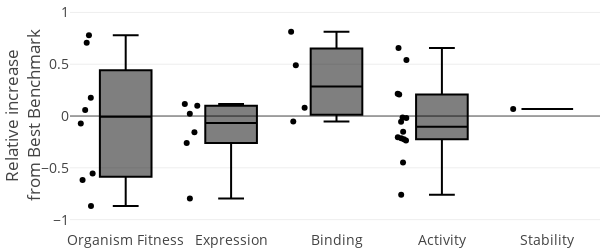
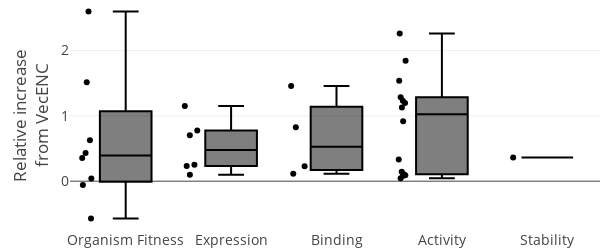
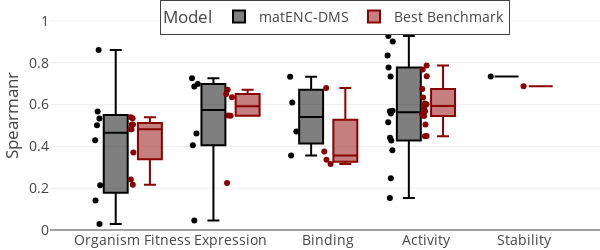
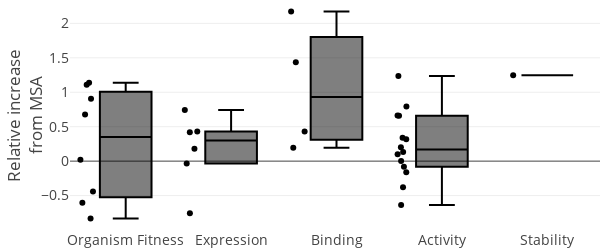

Notebook source saved alongside these figures, in order:
### Markdown cell above
# Plots per protein DMS

### Code cell
root_dir = "../lightning_logs_new"
all_exp_name = ["matENCDMS" ] + ["matVAEMOG1", "VecDMS"]
thescore = "spearmanr"
comparison_methods = ["TranceptEVE", "GEMME"]   ###'GEMME', 'Tranception', 'TranceptEVE', 'Site-Independent','EVmutation',

dfout, all_models, df_benchmark, dfours= read_benchmark(thescore, comparison_methods, all_exp_name, root_dir, our_best=False)

dfout = pd.concat([dfout, groupnames], axis=1)
dfout["matENC-DMS"] = dfout["matENCDMS"]#dfout[all_exp_name[:3]].max(1)
dfout["rel_increase_best_model"] = (dfout["matENC-DMS"] - dfout["Best Benchmark"]) / dfout["Best Benchmark"]
dfout["rel_increase_msa"] = (dfout["matENC-DMS"] - dfout["matVAEMOG1"]) / dfout["matVAEMOG1"]
dfout["rel_increase_enc"] = (dfout["matENC-DMS"] - dfout["VecDMS"]) / dfout["VecDMS"]

D = []
compare_models = comparison_methods + ["Best Benchmark", "minEVE"]
compare_models = ["Best Benchmark", "minEVE"]
compare_models = ["Best Benchmark", "TranceptEVE", "minEVE"]
compare_models = ["matENC-DMS","Best Benchmark"]

for modelname in compare_models:
    dmodel = dfout[[modelname, "rel_increase_best_model", "rel_increase_msa","rel_increase_enc"] + extra_cols].copy()
    
    dmodel["modelname"] = modelname
    dmodel.reset_index(inplace=True)
    dmodel.rename(columns={modelname: "Score"}, inplace=True)
    D.append(dmodel)

Dconcat = pd.concat(D)
Dconcat = Dconcat[~np.isin(Dconcat["annotation"],["other human","Virus","Prokaryote","Eukaryote"])]

figsize = {"height": 250, "width": 600}
Dconcat["coarse_selection_type"].replace({"OrganismalFitness": "Organism Fitness"},inplace=True)
Dconcat["annotation"].replace({"drug target": "Drug target"},inplace=True)

for xname in ["coarse_selection_type","annotation"]:
    fig = px.box(Dconcat[Dconcat["modelname"]=="matENC-DMS"], x=[xname], y="rel_increase_best_model", 
               color="modelname", template="none", points="all", hover_data=["Score", "index"], color_discrete_sequence=["black","darkred"]
                )
    
    fig.update_layout(
        title="",
        xaxis_title="",showlegend=False,
        yaxis_title="Relative increase<br>from Best Benchmark",**figsize,font=dict(size=14),
        margin=dict(t=0,r=0,b=20,l=70)
    )
    fig.update_yaxes(range=[-1.1, 1.12], autorange=False)
    #fig.show()
    if save:
        fig.write_image("relative_increase_best_model_per_{}.pdf".format(xname))
    fig.show()
    
    fig = px.box(Dconcat[Dconcat["modelname"]=="matENC-DMS"], x=[xname], y="rel_increase_enc", 
               color="modelname", template="none", points="all", hover_data=["Score", "index"], color_discrete_sequence=["black","darkred"]
                )
    
    fig.update_layout(
        title="",
        xaxis_title="",showlegend=False,
        yaxis_title="Relative increase<br>from VecENC",**figsize,font=dict(size=14),
        margin=dict(t=0,r=0,b=20,l=70)
    )
    #fig.update_yaxes(range=[-1.1, 1.12], autorange=False)
    
    if save:
        fig.write_image("relative_increase_enc_per_{}.pdf".format(xname))
    fig.show()
    
    fig = px.box(Dconcat, x=[xname], y="Score", 
                   color="modelname", template="none", points="all",
                hover_data=["Score", "index"], color_discrete_sequence=["black","darkred"],
                 labels={'modelname': 'Model'}
                )
    fig.update_layout(
        title="",
        xaxis_title="",
        yaxis_title="Spearmanr",**figsize,font=dict(size=14),margin=dict(t=0,r=0,b=20,l=50),
         legend=dict(yanchor="top",y=1,xanchor="left",x=0.2,orientation="h",borderwidth=1)
    )
    fig.update_yaxes(range=[0, 1.1], autorange=False)
    fig.update_xaxes(tickangle=0)

    
    if save:
        fig.write_image("indivlatenttodms_per_{}.pdf".format(xname))
    fig.show()
    fig = px.box(Dconcat[Dconcat["modelname"]=="matENC-DMS"], x=[xname], y="rel_increase_msa", 
               color="modelname", template="none", points="all", hover_data=["Score", "index"], color_discrete_sequence=["black"]
                )
    
    fig.update_layout(
        title="",
        xaxis_title="",showlegend=False,
        yaxis_title="Relative increase<br>from MSA",**figsize,font=dict(size=14),margin=dict(t=0,r=0,b=20,l=70)
    )
    #fig.update_yaxes(range=[-1, 1.65], autorange=False)
    fig.show()
    if save:
        fig.write_image("relative_increase_MSA_per_{}.pdf".format(xname))
    fig.show()

### Figure 1 — Plotly figure (JSON) as saved in the notebook; plotly's stock layout.template omitted (floating-point values rounded to 4 significant figures)
{"data": [{"alignmentgroup": "True", "boxpoints": "all", "customdata": [[0.02881, "SCN5A_HUMAN_Glazer_2019"], [0.0459, "KCNE1_HUMAN_Muhammad_2023_expression"], [0.4289, "MK01_HUMAN_Brenan_2016"], [0.4709, "CD19_HUMAN_Klesmith_2019_FMC_singles"], [0.6094, "ACE2_HUMAN_Chan_2020"], [0.1416, "TPK1_HUMAN_Weile_2017"], [0.3565, "CCR5_HUMAN_Gill_2023"], [0.2475, "VKOR1_HUMAN_Chiasson_2020_activity"], [0.3816, "PAI1_HUMAN_Huttinger_2021"], [0.5672, "MTHR_HUMAN_Weile_2021"], [0.2144, "RAF1_HUMAN_Zinkus-Boltz_2019"], [0.5329, "TPOR_HUMAN_Bridgford_2020"], [0.8603, "SRC_HUMAN_Nguyen_2022"], [0.8349, "SRC_HUMAN_Chakraborty_2023_binding-DAS_25uM"], [null, "BRCA2_HUMAN_Erwood_2022_HEK293T"], [0.5007, "BRCA1_HUMAN_Findlay_2018"], [0.4279, "ADRB2_HUMAN_Jones_2020"], [0.4615, "TPMT_HUMAN_Matreyek_2018"], [0.4059, "VKOR1_HUMAN_Chiasson_2020_abundance"], [0.4409, "KCNH2_HUMAN_Kozek_2020"], [0.5574, "SC6A4_HUMAN_Young_2021"], [0.9012, "SRC_HUMAN_Ahler_2019"], [0.5678, "MET_HUMAN_Estevam_2023"], [0.7344, "S22A1_HUMAN_Yee_2023_activity"], [0.1528, "KCNE1_HUMAN_Muhammad_2023_function"], [0.6985, "CP2C9_HUMAN_Amorosi_2021_abundance"], [0.7254, "S22A1_HUMAN_Yee_2023_abundance"], [0.6864, "NUD15_HUMAN_Suiter_2020"], [0.5152, "OTC_HUMAN_Lo_2023"], [0.7327, "CP2C9_HUMAN_Amorosi_2021_activity"], [0.7341, "FKBP3_HUMAN_Rocklin_2023_2KFV"], [0.5707, "NPC1_HUMAN_Erwood_2022_HEK293T"], [0.9274, "PPARG_HUMAN_Majithia_2016"], [0.7767, "NPC1_HUMAN_Erwood_2022_RPE1"]], "hovertemplate": "modelname=matENC-DMS<br>value=%{x}<br>rel_increase_best_model=%{y}<br>Score=%{customdata[0]}<br>index=%{customdata[1]}<extra></extra>", "legendgroup": "matENC-DMS", "marker": {"color": "black"}, "name": "matENC-DMS", "notched": false, "offsetgroup": "matENC-DMS", "orientation": "v", "showlegend": true, "type": "box", "x": ["Organism Fitness", "Expression", "Organism Fitness", "Binding", "Binding", "Organism Fitness", "Binding", "Activity", "Activity", "Organism Fitness", "Organism Fitness", "Organism Fitness", "Organism Fitness", "Activity", "Organism Fitness", "Organism Fitness", "Activity", "Expression", "Expression", "Activity", "Activity", "Activity", "Activity", "Activity", "Activity", "Expression", "Expression", "Expression", "Activity", "Binding", "Stability", "Activity", "Activity", "Activity"], "x0": " ", "xaxis": "x", "y": [-0.8672, -0.796, 0.7797, 0.4902, 0.8137, -0.6183, -0.05196, -0.4476, -0.152, 0.1768, -0.5552, 0.05743, 0.707, 0.6566, null, -0.07098, -0.215, -0.1564, -0.2593, -0.2042, -0.01865, 0.5404, -0.05518, 0.2139, -0.7589, 0.09993, 0.116, 0.02301, -0.2356, 0.07908, 0.06854, -0.2236, 0.2075, -0.01306], "y0": " ", "yaxis": "y"}], "layout": {"boxmode": "group", "font": {"size": 14}, "height": 250, "legend": {"title": {"text": "modelname"}, "tracegroupgap": 0}, "margin": {"b": 20, "l": 70, "r": 0, "t": 0}, "showlegend": false, "title": {"text": ""}, "width": 600, "xaxis": {"anchor": "y", "autorange": true, "domain": [0, 1], "range": [-0.5285, 4.5], "title": {"text": ""}, "type": "category"}, "yaxis": {"anchor": "x", "autorange": false, "domain": [0, 1], "range": [-1.1, 1.12], "title": {"text": "Relative increase<br>from Best Benchmark"}, "type": "linear"}}}

### Figure 2 — Plotly figure (JSON) as saved in the notebook; plotly's stock layout.template omitted (floating-point values rounded to 4 significant figures)
{"data": [{"alignmentgroup": "True", "boxpoints": "all", "customdata": [[0.02881, "SCN5A_HUMAN_Glazer_2019"], [0.0459, "KCNE1_HUMAN_Muhammad_2023_expression"], [0.4289, "MK01_HUMAN_Brenan_2016"], [0.4709, "CD19_HUMAN_Klesmith_2019_FMC_singles"], [0.6094, "ACE2_HUMAN_Chan_2020"], [0.1416, "TPK1_HUMAN_Weile_2017"], [0.3565, "CCR5_HUMAN_Gill_2023"], [0.2475, "VKOR1_HUMAN_Chiasson_2020_activity"], [0.3816, "PAI1_HUMAN_Huttinger_2021"], [0.5672, "MTHR_HUMAN_Weile_2021"], [0.2144, "RAF1_HUMAN_Zinkus-Boltz_2019"], [0.5329, "TPOR_HUMAN_Bridgford_2020"], [0.8603, "SRC_HUMAN_Nguyen_2022"], [0.8349, "SRC_HUMAN_Chakraborty_2023_binding-DAS_25uM"], [null, "BRCA2_HUMAN_Erwood_2022_HEK293T"], [0.5007, "BRCA1_HUMAN_Findlay_2018"], [0.4279, "ADRB2_HUMAN_Jones_2020"], [0.4615, "TPMT_HUMAN_Matreyek_2018"], [0.4059, "VKOR1_HUMAN_Chiasson_2020_abundance"], [0.4409, "KCNH2_HUMAN_Kozek_2020"], [0.5574, "SC6A4_HUMAN_Young_2021"], [0.9012, "SRC_HUMAN_Ahler_2019"], [0.5678, "MET_HUMAN_Estevam_2023"], [0.7344, "S22A1_HUMAN_Yee_2023_activity"], [0.1528, "KCNE1_HUMAN_Muhammad_2023_function"], [0.6985, "CP2C9_HUMAN_Amorosi_2021_abundance"], [0.7254, "S22A1_HUMAN_Yee_2023_abundance"], [0.6864, "NUD15_HUMAN_Suiter_2020"], [0.5152, "OTC_HUMAN_Lo_2023"], [0.7327, "CP2C9_HUMAN_Amorosi_2021_activity"], [0.7341, "FKBP3_HUMAN_Rocklin_2023_2KFV"], [0.5707, "NPC1_HUMAN_Erwood_2022_HEK293T"], [0.9274, "PPARG_HUMAN_Majithia_2016"], [0.7767, "NPC1_HUMAN_Erwood_2022_RPE1"]], "hovertemplate": "modelname=matENC-DMS<br>value=%{x}<br>rel_increase_enc=%{y}<br>Score=%{customdata[0]}<br>index=%{customdata[1]}<extra></extra>", "legendgroup": "matENC-DMS", "marker": {"color": "black"}, "name": "matENC-DMS", "notched": false, "offsetgroup": "matENC-DMS", "orientation": "v", "showlegend": true, "type": "box", "x": ["Organism Fitness", "Expression", "Organism Fitness", "Binding", "Binding", "Organism Fitness", "Binding", "Activity", "Activity", "Organism Fitness", "Organism Fitness", "Organism Fitness", "Organism Fitness", "Activity", "Organism Fitness", "Organism Fitness", "Activity", "Expression", "Expression", "Activity", "Activity", "Activity", "Activity", "Activity", "Activity", "Expression", "Expression", "Expression", "Activity", "Binding", "Stability", "Activity", "Activity", "Activity"], "x0": " ", "xaxis": "x", "y": [-0.5713, 0.2333, 2.598, 0.825, 0.1129, 0.6258, 1.458, 0.08409, 1.536, 1.516, -0.05808, 0.4301, 0.03958, 0.1457, null, 0.3555, 1.232, 1.15, 0.7044, 0.3333, 1.845, 0.04531, 1.128, 0.1071, 1.284, 0.2514, 0.09853, 0.7761, 2.261, 0.2287, 0.3636, 0.9193, 1.196, 0.08985], "y0": " ", "yaxis": "y"}], "layout": {"boxmode": "group", "font": {"size": 14}, "height": 250, "legend": {"title": {"text": "modelname"}, "tracegroupgap": 0}, "margin": {"b": 20, "l": 70, "r": 0, "t": 0}, "showlegend": false, "title": {"text": ""}, "width": 600, "xaxis": {"anchor": "y", "autorange": true, "domain": [0, 1], "range": [-0.5285, 4.5], "title": {"text": ""}, "type": "category"}, "yaxis": {"anchor": "x", "autorange": true, "domain": [0, 1], "range": [-0.7473, 2.774], "title": {"text": "Relative increase<br>from VecENC"}, "type": "linear"}}}

### Figure 3 — Plotly figure (JSON) as saved in the notebook; plotly's stock layout.template omitted (floating-point values rounded to 4 significant figures)
{"data": [{"alignmentgroup": "True", "boxpoints": "all", "customdata": [["SCN5A_HUMAN_Glazer_2019"], ["KCNE1_HUMAN_Muhammad_2023_expression"], ["MK01_HUMAN_Brenan_2016"], ["CD19_HUMAN_Klesmith_2019_FMC_singles"], ["ACE2_HUMAN_Chan_2020"], ["TPK1_HUMAN_Weile_2017"], ["CCR5_HUMAN_Gill_2023"], ["VKOR1_HUMAN_Chiasson_2020_activity"], ["PAI1_HUMAN_Huttinger_2021"], ["MTHR_HUMAN_Weile_2021"], ["RAF1_HUMAN_Zinkus-Boltz_2019"], ["TPOR_HUMAN_Bridgford_2020"], ["SRC_HUMAN_Nguyen_2022"], ["SRC_HUMAN_Chakraborty_2023_binding-DAS_25uM"], ["BRCA2_HUMAN_Erwood_2022_HEK293T"], ["BRCA1_HUMAN_Findlay_2018"], ["ADRB2_HUMAN_Jones_2020"], ["TPMT_HUMAN_Matreyek_2018"], ["VKOR1_HUMAN_Chiasson_2020_abundance"], ["KCNH2_HUMAN_Kozek_2020"], ["SC6A4_HUMAN_Young_2021"], ["SRC_HUMAN_Ahler_2019"], ["MET_HUMAN_Estevam_2023"], ["S22A1_HUMAN_Yee_2023_activity"], ["KCNE1_HUMAN_Muhammad_2023_function"], ["CP2C9_HUMAN_Amorosi_2021_abundance"], ["S22A1_HUMAN_Yee_2023_abundance"], ["NUD15_HUMAN_Suiter_2020"], ["OTC_HUMAN_Lo_2023"], ["CP2C9_HUMAN_Amorosi_2021_activity"], ["FKBP3_HUMAN_Rocklin_2023_2KFV"], ["NPC1_HUMAN_Erwood_2022_HEK293T"], ["PPARG_HUMAN_Majithia_2016"], ["NPC1_HUMAN_Erwood_2022_RPE1"]], "hovertemplate": "Model=matENC-DMS<br>value=%{x}<br>Score=%{y}<br>index=%{customdata[0]}<extra></extra>", "legendgroup": "matENC-DMS", "marker": {"color": "black"}, "name": "matENC-DMS", "notched": false, "offsetgroup": "matENC-DMS", "orientation": "v", "showlegend": true, "type": "box", "x": ["Organism Fitness", "Expression", "Organism Fitness", "Binding", "Binding", "Organism Fitness", "Binding", "Activity", "Activity", "Organism Fitness", "Organism Fitness", "Organism Fitness", "Organism Fitness", "Activity", "Organism Fitness", "Organism Fitness", "Activity", "Expression", "Expression", "Activity", "Activity", "Activity", "Activity", "Activity", "Activity", "Expression", "Expression", "Expression", "Activity", "Binding", "Stability", "Activity", "Activity", "Activity"], "x0": " ", "xaxis": "x", "y": [0.02881, 0.0459, 0.4289, 0.4709, 0.6094, 0.1416, 0.3565, 0.2475, 0.3816, 0.5672, 0.2144, 0.5329, 0.8603, 0.8349, null, 0.5007, 0.4279, 0.4615, 0.4059, 0.4409, 0.5574, 0.9012, 0.5678, 0.7344, 0.1528, 0.6985, 0.7254, 0.6864, 0.5152, 0.7327, 0.7341, 0.5707, 0.9274, 0.7767], "y0": " ", "yaxis": "y"}, {"alignmentgroup": "True", "boxpoints": "all", "customdata": [["SCN5A_HUMAN_Glazer_2019"], ["KCNE1_HUMAN_Muhammad_2023_expression"], ["MK01_HUMAN_Brenan_2016"], ["CD19_HUMAN_Klesmith_2019_FMC_singles"], ["ACE2_HUMAN_Chan_2020"], ["TPK1_HUMAN_Weile_2017"], ["CCR5_HUMAN_Gill_2023"], ["VKOR1_HUMAN_Chiasson_2020_activity"], ["PAI1_HUMAN_Huttinger_2021"], ["MTHR_HUMAN_Weile_2021"], ["RAF1_HUMAN_Zinkus-Boltz_2019"], ["TPOR_HUMAN_Bridgford_2020"], ["SRC_HUMAN_Nguyen_2022"], ["SRC_HUMAN_Chakraborty_2023_binding-DAS_25uM"], ["BRCA2_HUMAN_Erwood_2022_HEK293T"], ["BRCA1_HUMAN_Findlay_2018"], ["ADRB2_HUMAN_Jones_2020"], ["TPMT_HUMAN_Matreyek_2018"], ["VKOR1_HUMAN_Chiasson_2020_abundance"], ["KCNH2_HUMAN_Kozek_2020"], ["SC6A4_HUMAN_Young_2021"], ["SRC_HUMAN_Ahler_2019"], ["MET_HUMAN_Estevam_2023"], ["S22A1_HUMAN_Yee_2023_activity"], ["KCNE1_HUMAN_Muhammad_2023_function"], ["CP2C9_HUMAN_Amorosi_2021_abundance"], ["S22A1_HUMAN_Yee_2023_abundance"], ["NUD15_HUMAN_Suiter_2020"], ["OTC_HUMAN_Lo_2023"], ["CP2C9_HUMAN_Amorosi_2021_activity"], ["FKBP3_HUMAN_Rocklin_2023_2KFV"], ["NPC1_HUMAN_Erwood_2022_HEK293T"], ["PPARG_HUMAN_Majithia_2016"], ["NPC1_HUMAN_Erwood_2022_RPE1"]], "hovertemplate": "Model=Best Benchmark<br>value=%{x}<br>Score=%{y}<br>index=%{customdata[0]}<extra></extra>", "legendgroup": "Best Benchmark", "marker": {"color": "darkred"}, "name": "Best Benchmark", "notched": false, "offsetgroup": "Best Benchmark", "orientation": "v", "showlegend": true, "type": "box", "x": ["Organism Fitness", "Expression", "Organism Fitness", "Binding", "Binding", "Organism Fitness", "Binding", "Activity", "Activity", "Organism Fitness", "Organism Fitness", "Organism Fitness", "Organism Fitness", "Activity", "Organism Fitness", "Organism Fitness", "Activity", "Expression", "Expression", "Activity", "Activity", "Activity", "Activity", "Activity", "Activity", "Expression", "Expression", "Expression", "Activity", "Binding", "Stability", "Activity", "Activity", "Activity"], "x0": " ", "xaxis": "x", "y": [0.217, 0.225, 0.241, 0.316, 0.336, 0.371, 0.376, 0.448, 0.45, 0.482, 0.482, 0.504, 0.504, 0.504, 0.534, 0.539, 0.545, 0.547, 0.548, 0.554, 0.568, 0.585, 0.601, 0.605, 0.634, 0.635, 0.65, 0.671, 0.674, 0.679, 0.687, 0.735, 0.768, 0.787], "y0": " ", "yaxis": "y"}], "layout": {"boxmode": "group", "font": {"size": 14}, "height": 250, "legend": {"borderwidth": 1, "orientation": "h", "title": {"text": "Model"}, "tracegroupgap": 0, "x": 0.2, "xanchor": "left", "y": 1, "yanchor": "top"}, "margin": {"b": 20, "l": 50, "r": 0, "t": 0}, "title": {"text": ""}, "width": 600, "xaxis": {"anchor": "y", "autorange": true, "domain": [0, 1], "range": [-0.8477, 4.781], "tickangle": 0, "title": {"text": ""}, "type": "category"}, "yaxis": {"anchor": "x", "autorange": false, "domain": [0, 1], "range": [0, 1.1], "title": {"text": "Spearmanr"}, "type": "linear"}}}

### Figure 4 — Plotly figure (JSON) as saved in the notebook; plotly's stock layout.template omitted (floating-point values rounded to 4 significant figures)
{"data": [{"alignmentgroup": "True", "boxpoints": "all", "customdata": [[0.02881, "SCN5A_HUMAN_Glazer_2019"], [0.0459, "KCNE1_HUMAN_Muhammad_2023_expression"], [0.4289, "MK01_HUMAN_Brenan_2016"], [0.4709, "CD19_HUMAN_Klesmith_2019_FMC_singles"], [0.6094, "ACE2_HUMAN_Chan_2020"], [0.1416, "TPK1_HUMAN_Weile_2017"], [0.3565, "CCR5_HUMAN_Gill_2023"], [0.2475, "VKOR1_HUMAN_Chiasson_2020_activity"], [0.3816, "PAI1_HUMAN_Huttinger_2021"], [0.5672, "MTHR_HUMAN_Weile_2021"], [0.2144, "RAF1_HUMAN_Zinkus-Boltz_2019"], [0.5329, "TPOR_HUMAN_Bridgford_2020"], [0.8603, "SRC_HUMAN_Nguyen_2022"], [0.8349, "SRC_HUMAN_Chakraborty_2023_binding-DAS_25uM"], [null, "BRCA2_HUMAN_Erwood_2022_HEK293T"], [0.5007, "BRCA1_HUMAN_Findlay_2018"], [0.4279, "ADRB2_HUMAN_Jones_2020"], [0.4615, "TPMT_HUMAN_Matreyek_2018"], [0.4059, "VKOR1_HUMAN_Chiasson_2020_abundance"], [0.4409, "KCNH2_HUMAN_Kozek_2020"], [0.5574, "SC6A4_HUMAN_Young_2021"], [0.9012, "SRC_HUMAN_Ahler_2019"], [0.5678, "MET_HUMAN_Estevam_2023"], [0.7344, "S22A1_HUMAN_Yee_2023_activity"], [0.1528, "KCNE1_HUMAN_Muhammad_2023_function"], [0.6985, "CP2C9_HUMAN_Amorosi_2021_abundance"], [0.7254, "S22A1_HUMAN_Yee_2023_abundance"], [0.6864, "NUD15_HUMAN_Suiter_2020"], [0.5152, "OTC_HUMAN_Lo_2023"], [0.7327, "CP2C9_HUMAN_Amorosi_2021_activity"], [0.7341, "FKBP3_HUMAN_Rocklin_2023_2KFV"], [0.5707, "NPC1_HUMAN_Erwood_2022_HEK293T"], [0.9274, "PPARG_HUMAN_Majithia_2016"], [0.7767, "NPC1_HUMAN_Erwood_2022_RPE1"]], "hovertemplate": "modelname=matENC-DMS<br>value=%{x}<br>rel_increase_msa=%{y}<br>Score=%{customdata[0]}<br>index=%{customdata[1]}<extra></extra>", "legendgroup": "matENC-DMS", "marker": {"color": "black"}, "name": "matENC-DMS", "notched": false, "offsetgroup": "matENC-DMS", "orientation": "v", "showlegend": true, "type": "box", "x": ["Organism Fitness", "Expression", "Organism Fitness", "Binding", "Binding", "Organism Fitness", "Binding", "Activity", "Activity", "Organism Fitness", "Organism Fitness", "Organism Fitness", "Organism Fitness", "Activity", "Organism Fitness", "Organism Fitness", "Activity", "Expression", "Expression", "Activity", "Activity", "Activity", "Activity", "Activity", "Activity", "Expression", "Expression", "Expression", "Activity", "Binding", "Stability", "Activity", "Activity", "Activity"], "x0": " ", "xaxis": "x", "y": [-0.8327, -0.7578, 0.6768, 1.435, 2.172, -0.4425, 0.1933, -0.3773, -0.08177, 1.109, -0.604, 1.137, 0.9051, 0.7919, null, 0.02134, 0.2033, 0.1792, -0.03396, 0.3173, 0.3414, 0.6604, 0.09851, 0.6638, -0.6367, 0.4315, 0.4179, 0.7418, 0.1325, 0.429, 1.248, -0.1596, 1.235, 0.002579], "y0": " ", "yaxis": "y"}], "layout": {"boxmode": "group", "font": {"size": 14}, "height": 250, "legend": {"title": {"text": "modelname"}, "tracegroupgap": 0}, "margin": {"b": 20, "l": 70, "r": 0, "t": 0}, "showlegend": false, "title": {"text": ""}, "width": 600, "xaxis": {"anchor": "y", "autorange": true, "domain": [0, 1], "range": [-0.5285, 4.5], "title": {"text": ""}, "type": "category"}, "yaxis": {"anchor": "x", "autorange": true, "domain": [0, 1], "range": [-0.9996, 2.339], "title": {"text": "Relative increase<br>from MSA"}, "type": "linear"}}}
